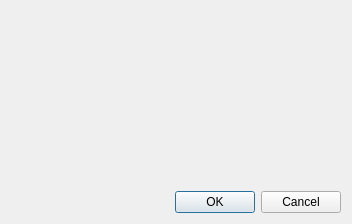
<?xml version="1.0" encoding="UTF-8"?>
<ui version="4.0">
 <class>test_ui</class>
 <widget class="QWidget" name="test_ui">
  <property name="windowModality">
   <enum>Qt::NonModal</enum>
  </property>
  <property name="geometry">
   <rect>
    <x>0</x>
    <y>0</y>
    <width>352</width>
    <height>224</height>
   </rect>
  </property>
  <property name="windowTitle">
   <string>Gamepad input</string>
  </property>
  <property name="windowIcon">
   <iconset>
    <normaloff>../gui/images/facetracknoir.png</normaloff>../gui/images/facetracknoir.png</iconset>
  </property>
  <property name="layoutDirection">
   <enum>Qt::LeftToRight</enum>
  </property>
  <property name="autoFillBackground">
   <bool>false</bool>
  </property>
  <layout class="QVBoxLayout" name="verticalLayout">
   <item>
    <spacer name="verticalSpacer">
     <property name="orientation">
      <enum>Qt::Vertical</enum>
     </property>
     <property name="sizeHint" stdset="0">
      <size>
       <width>20</width>
       <height>40</height>
      </size>
     </property>
    </spacer>
   </item>
   <item>
    <widget class="QDialogButtonBox" name="buttonBox">
     <property name="standardButtons">
      <set>QDialogButtonBox::Cancel|QDialogButtonBox::Ok</set>
     </property>
    </widget>
   </item>
  </layout>
 </widget>
 <resources/>
 <connections/>
 <slots>
  <slot>startEngineClicked()</slot>
  <slot>stopEngineClicked()</slot>
  <slot>cameraSettingsClicked()</slot>
 </slots>
</ui>
